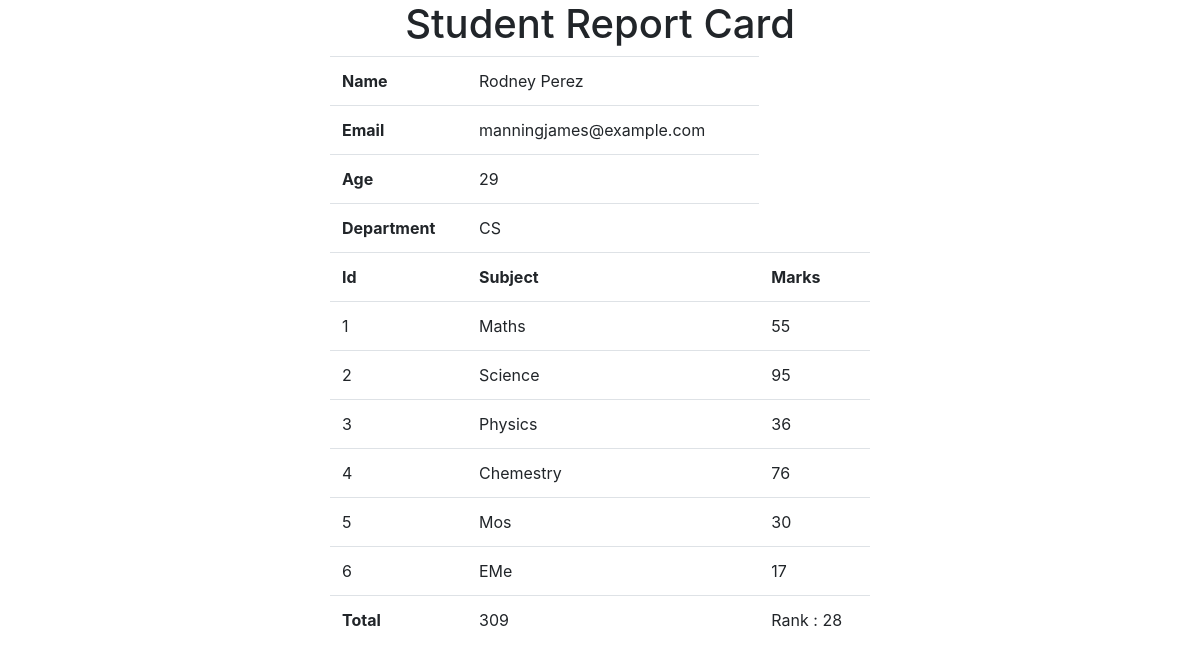
The app's page /marks/STD_331 with its own data.
### myapp/models.py (models this page shows, shortened)
class Student(models.Model):
    department = models.ForeignKey(Department,on_delete=models.CASCADE)
    studentid = models.OneToOneField(StudentId,on_delete=models.CASCADE)
    name = models.CharField(max_length=50)
    email = models.CharField(max_length=100)
    age = models.IntegerField()

class Department(models.Model):
    dept_name = models.CharField(max_length=50)
    def __str__(self) -> str:
        return self.dept_name

class SubjectMarks(models.Model):
    student = models.ForeignKey(Student, on_delete=models.CASCADE)
    subject = models.ForeignKey(Subject,on_delete=models.CASCADE)
    marks = models.IntegerField()

class Subject(models.Model):
    sub_name =models.CharField(max_length=50)
    def __str__(self) -> str:
        return self.sub_name

### myapp/views.py (the view)
# urls.py: path('marks/<id>',marks,name="marks")
def marks(request,id):
    data =  SubjectMarks.objects.filter(student__studentid__student_id=id)
    sum = 0;
    for dt in data:
       sum = sum + dt.marks
    s_data  = Student.objects.annotate(total = Sum("subjectmarks__marks")).order_by("-total")
    rank = 1
    for d in s_data:
        if d.studentid.student_id == id:
            print(d.total)
            print(rank)
            break;
        rank = rank+1
    return render(request,"card.html",{"sdata":data,"pdata":data[0].student,"total":sum,"rank":rank})

### Templates/card.html (shortened to what this page needs)
<!DOCTYPE html>
<html lang="en">
<head>
    <link rel="stylesheet" href="https://cdn.jsdelivr.net/npm/bootstrap@4.4.1/dist/css/bootstrap.min.css"
 />
</head>
<body>
    <div class="container">
        <div class="row">
            <div class="col-md-6 m-auto">
                <h1 align="center">Student Report Card</h1>
                <table class="table">
                    <tr>
                        <th>Name</th>
                        <td>{{pdata.name}}</td>
                    </tr>
                    <tr>
                        <th>Email</th>
                        <td>{{pdata.email}}</td>
                    </tr>
                    <tr>
                        <th>Age</th>
                        <td>{{pdata.age}}</td>
                    </tr>
                    <tr>
                        <th>Department</th>
                        <td>{{pdata.department}}</td>
                    </tr>
                    <tr>
                        <th>Id</th>
                        <th>Subject</th>
                        <th>Marks</th>
                    </tr>
                    {%for data in sdata%}
                    <tr>
                        <td>{{data.id}}</td>
                        <td>{{data.subject}}</td>
                        <td>{{data.marks}}</td>
                    </tr>
                    {%endfor%}
                    <tr>
                        <th>Total</th>
                        <td>{{total}}</td>
                        <td>Rank : {{rank}}</td>
                    </tr>
                </table>
            </div>
        </div>
    </div>
</body>
</html>

### records on screen
Student: name "Rodney Perez", email "manningjames@example.com", age "29", department "CS"
SubjectMarks: id "1", subject "Maths", marks "55"
SubjectMarks: id "2", subject "Science", marks "95"
SubjectMarks: id "3", subject "Physics", marks "36"
SubjectMarks: id "4", subject "Chemestry", marks "76"
SubjectMarks: id "5", subject "Mos", marks "30"
SubjectMarks: id "6", subject "EMe", marks "17"

### other values on screen
{{ total }} "309"
{{ rank }} "28"
